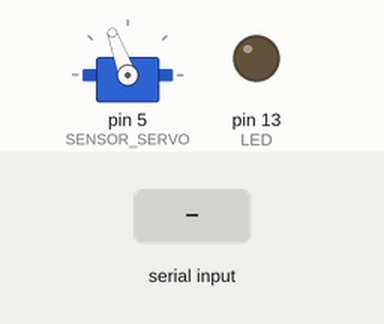
Recording of a sketch running on a simulated Arduino Uno, built with avr-gcc and run on an emulated ATmega328P. Shown: servo, output pins drawn as LEDs (lit = HIGH). Inputs (shaded band) come from the test bench.

Above: at 1.2 s.
1.3 s: "S-45;;" received over Serial
At 1.7 s:
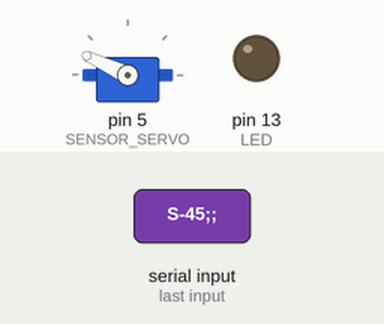
2.8 s: "S45;;" received over Serial
At 4.0 s:
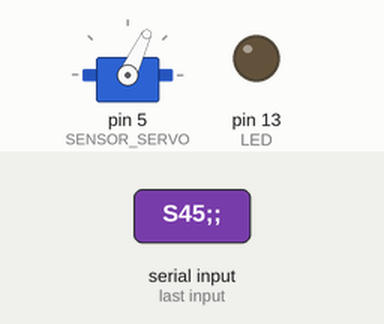
4.3 s: "S;" received over Serial
At 5.3 s:
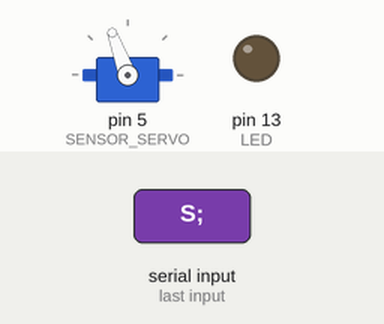
Timing chart, 0 to 7.3 s (numbered marks = the images above; inputs shaded):
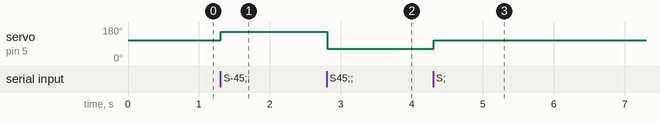

The sketch:

rover.ino
```cpp
// "SA" - attach servo
// "SD" - detach servo
// "S-45;" - "S45;" - move servo
// "D;" - get distance

#define SENSOR_TRIGGER 11
#define SENSOR_ECHO 10
#define LED 13
#define SENSOR_SERVO 5

#define SENSOR_SERVO_FIX 20

#include <Servo.h>

Servo sensor_servo;
char buffer[10];

void setup() {
  Serial.begin(9600);
  pinMode(LED,OUTPUT);
  pinMode(SENSOR_TRIGGER,OUTPUT);
  pinMode(SENSOR_ECHO,INPUT);
  sensor_servo.attach(SENSOR_SERVO);
  sensor_servo.write(90 + SENSOR_SERVO_FIX);
}

void loop() {

  if (Serial.available() > 0) {
    int count = Serial.readBytesUntil(';', buffer, 10);
    if ((buffer[0] == 'd') || (buffer[0] == 'D'))
    {
      long d = getDistance();
      Serial.println(d);
    }
    else if (buffer[0] == 'S' || buffer[0] == 's')
    {
      if (buffer[1] == 'A' || buffer[1] == 'a')
      {
        sensor_servo.attach(SENSOR_SERVO);
      }
      else if (buffer[1] == 'D' || buffer[1] == 'd')
      {
        sensor_servo.detach();
      }
      else
      {
        buffer[count] = 0;
        int alfa = atoi(buffer+1);
        if ((alfa >= -50) && (alfa <= 50))
        {
          sensor_servo.write(90 - alfa + SENSOR_SERVO_FIX);
        }
        delay(300);
      }
    }
  }

  delay(10);
}

long getDistance()
{
    digitalWrite(SENSOR_TRIGGER, LOW);
    delayMicroseconds(2);
    digitalWrite(SENSOR_TRIGGER, HIGH);
    delayMicroseconds(10);
    digitalWrite(SENSOR_TRIGGER, LOW);
    long microseconds = pulseIn(SENSOR_ECHO, HIGH);
    long cm = microseconds / 29 / 2 ;
    return cm;
}
```

Measured:
- after the input at 1.3 s, servo on pin 5 (SENSOR_SERVO): 110° → 155° at once
- after the input at 2.8 s, servo on pin 5 (SENSOR_SERVO): 155° → 65° at once
- after the input at 4.3 s, servo on pin 5 (SENSOR_SERVO): 65° → 110° at once
